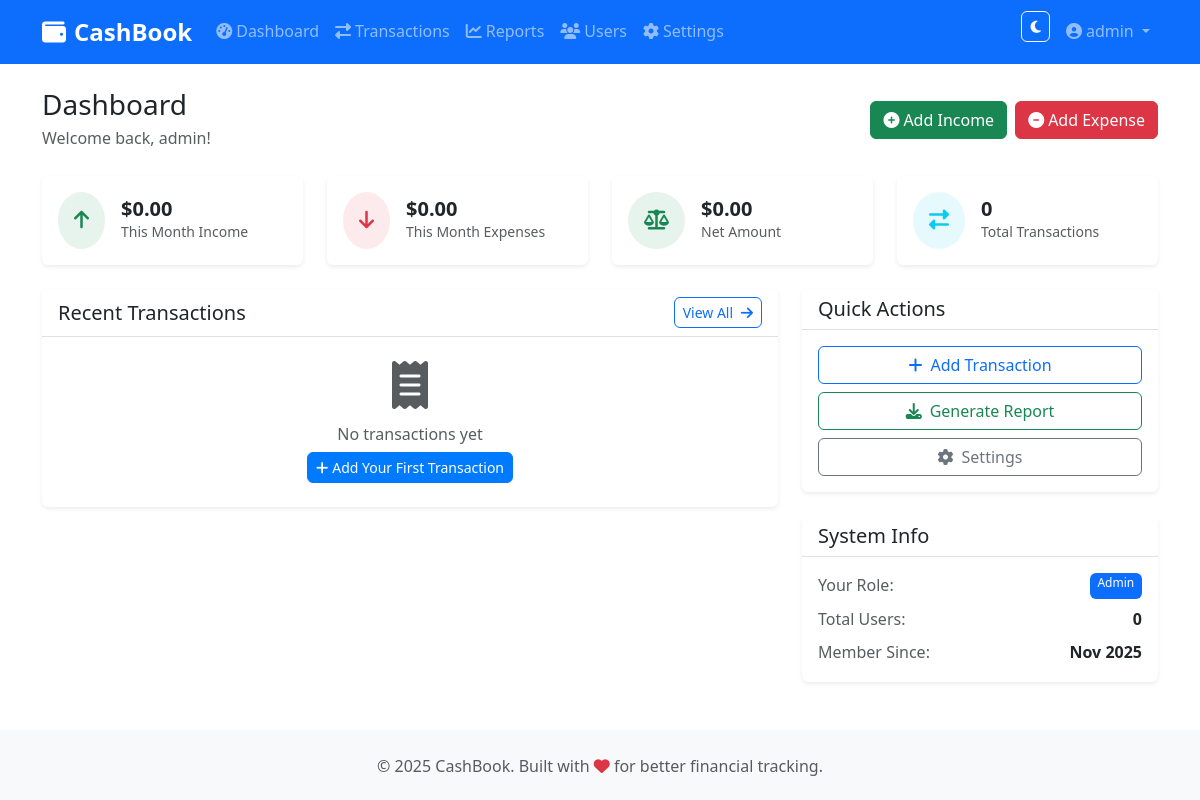
The app's page /dashboard (signed in) with its own data.
### app/models.py (models this page shows)
class User(UserMixin, db.Model):
    __tablename__ = 'users'
    id = db.Column(db.Integer, primary_key=True)
    username = db.Column(db.String(80), unique=True, nullable=False)
    email = db.Column(db.String(120), unique=True, nullable=False)
    password_hash = db.Column(db.String(256), nullable=False)  # Hashed password, never store plain text
    first_name = db.Column(db.String(50))
    last_name = db.Column(db.String(50))
    phone = db.Column(db.String(20))
    _is_active = db.Column('is_active', db.Boolean, default=True)
    created_at = db.Column(db.DateTime, default=datetime.utcnow)
    updated_at = db.Column(db.DateTime, default=datetime.utcnow, onupdate=datetime.utcnow)
    role_id = db.Column(db.Integer, db.ForeignKey('roles.id'), nullable=False)
    transactions = db.relationship('Transaction', backref='user', lazy=True, cascade='all, delete-orphan')
    spending_limits = db.relationship('SpendingLimit', backref='user', lazy=True, cascade='all, delete-orphan')
    @property
    def is_active(self):
        return self._is_active
    @is_active.setter
    def is_active(self, value):
        self._is_active = value
    def get_full_name(self):
        if self.first_name and self.last_name:
            return f"{self.first_name} {self.last_name}"
        return self.username
    def has_permission(self, permission):
        role_permissions = {
            'Admin': ['create', 'read', 'update', 'delete', 'manage_users', 'reports', 'backup'],
            'Manager': ['create', 'read', 'update', 'delete', 'reports'],
            'Viewer': ['read', 'reports']
        }
        return permission in role_permissions.get(self.role.name, [])

class Role(db.Model):
    __tablename__ = 'roles'
    id = db.Column(db.Integer, primary_key=True)  # Primary key
    name = db.Column(db.String(50), unique=True, nullable=False)  # Role name
    description = db.Column(db.Text)  # Role description
    created_at = db.Column(db.DateTime, default=datetime.utcnow)  # Timestamp
    users = db.relationship('User', backref='role', lazy=True)

### app/routes.py (the view)
@main.route('/dashboard')
@login_required
def dashboard():
    stats = get_dashboard_stats(current_user)
    spending_alerts = []
    if current_user.has_permission('read'):
        for limit in current_user.spending_limits:
            if limit.is_active and limit.is_exceeded():
                spending_alerts.append({
                    'limit': limit,
                    'spent': limit.get_spent_amount(),  # MODEL method call
                    'percentage': (limit.get_spent_amount() / limit.amount) * 100
                })
    return render_template('dashboard.html', stats=stats, spending_alerts=spending_alerts)

### app/templates/dashboard.html (shortened to what this page needs)
{% extends "base.html" %}
{% block content %}
<div class="d-flex justify-content-between align-items-center mb-4">
    <div>
        <h1 class="h3 mb-1">Dashboard</h1>
        <p class="text-muted mb-0">Welcome back, {{ current_user.get_full_name() }}!</p>
    </div>
    {% if current_user.has_permission('create') %}
    <div class="d-flex gap-2">
        <a href="{{ url_for('main.add_transaction') }}?type=income" class="btn btn-success">
            <i class="fas fa-plus-circle me-1"></i>Add Income
        </a>
        <a href="{{ url_for('main.add_transaction') }}?type=expense" class="btn btn-danger">
            <i class="fas fa-minus-circle me-1"></i>Add Expense
        </a>
    </div>
    {% endif %}
</div>
<div class="row g-4 mb-4">
    <div class="col-lg-3 col-md-6">
        <div class="card border-0 shadow-sm h-100">
            <div class="card-body">
                <div class="d-flex align-items-center">
                    <div class="flex-shrink-0">
                        <div class="bg-success bg-opacity-10 rounded-circle p-3">
                            <i class="fas fa-arrow-up fa-lg text-success"></i>
                        </div>
                    </div>
                    <div class="flex-grow-1 ms-3">
                        <div class="fw-bold h5 mb-0">{{ format_currency(stats.this_month_income) }}</div>
                        <div class="text-muted small">This Month Income</div>
                    </div>
                </div>
            </div>
        </div>
    </div>
    <div class="col-lg-3 col-md-6">
        <div class="card border-0 shadow-sm h-100">
            <div class="card-body">
                <div class="d-flex align-items-center">
                    <div class="flex-shrink-0">
                        <div class="bg-danger bg-opacity-10 rounded-circle p-3">
                            <i class="fas fa-arrow-down fa-lg text-danger"></i>
                        </div>
                    </div>
                    <div class="flex-grow-1 ms-3">
                        <div class="fw-bold h5 mb-0">{{ format_currency(stats.this_month_expenses) }}</div>
                        <div class="text-muted small">This Month Expenses</div>
                    </div>
                </div>
            </div>
        </div>
    </div>
    <div class="col-lg-3 col-md-6">
        <div class="card border-0 shadow-sm h-100">
            <div class="card-body">
                <div class="d-flex align-items-center">
                    <div class="flex-shrink-0">
                        <div class="bg-{{ 'success' if stats.this_month_net >= 0 else 'warning' }} bg-opacity-10 rounded-circle p-3">
                            <i class="fas fa-balance-scale fa-lg text-{{ 'success' if stats.this_month_net >= 0 else 'warning' }}"></i>
                        </div>
                    </div>
                    <div class="flex-grow-1 ms-3">
                        <div class="fw-bold h5 mb-0">{{ format_currency(stats.this_month_net) }}</div>
                        <div class="text-muted small">Net Amount</div>
                    </div>
                </div>
            </div>
        </div>
    </div>
    <div class="col-lg-3 col-md-6">
        <div class="card border-0 shadow-sm h-100">
            <div class="card-body">
                <div class="d-flex align-items-center">
                    <div class="flex-shrink-0">
                        <div class="bg-info bg-opacity-10 rounded-circle p-3">
                            <i class="fas fa-exchange-alt fa-lg text-info"></i>
                        </div>
                    </div>
                    <div class="flex-grow-1 ms-3">
                        <div class="fw-bold h5 mb-0">{{ stats.total_transactions }}</div>
                        <div class="text-muted small">Total Transactions</div>
                    </div>
                </div>
            </div>
        </div>
    </div>
</div>
<div class="row g-4">
    <div class="col-lg-8">
        <div class="card border-0 shadow-sm">
            <div class="card-header bg-white border-bottom">
                <div class="d-flex justify-content-between align-items-center">
                    <h5 class="mb-0">Recent Transactions</h5>
                    {% if current_user.has_permission('read') %}
                    <a href="{{ url_for('main.transactions') }}" class="btn btn-outline-primary btn-sm">
                        View All <i class="fas fa-arrow-right ms-1"></i>
                    </a>
                    {% endif %}
                </div>
            </div>
            <div class="card-body p-0">
                {% if stats.recent_transactions %}
                <div class="table-responsive">
                    <table class="table table-hover mb-0">
                        <thead class="table-light">
                            <tr>
                                <th>Date</th>
                                <th>Description</th>
                                <th>Category</th>
                                <th class="text-end">Amount</th>
                            </tr>
                        </thead>
                        <tbody>
                            {% for transaction in stats.recent_transactions %}
                            <tr>
                                <td>
                                    <small class="text-muted">{{ transaction.transaction_date.strftime('%m/%d') }}</small>
                                </td>
                                <td>
                                    <div class="d-flex align-items-center">
                                        <span class="badge bg-{{ 'success' if transaction.type == 'income' else 'danger' }} me-2">
                                            <i class="fas fa-{{ 'plus' if transaction.type == 'income' else 'minus' }}"></i>
                                        </span>
                                        {{ transaction.description[:30] }}{% if transaction.description|length > 30 %}...{% endif %}
                                    </div>
                                </td>
                                <td>
                                    <span class="badge" style="background-color: {{ transaction.category.color }};">
                                        {{ transaction.category.name }}
                                    </span>
                                </td>
                                <td class="text-end fw-bold text-{{ 'success' if transaction.type == 'income' else 'danger' }}">
                                    {{ format_currency(transaction.amount) }}
                                </td>
                            </tr>
                            {% endfor %}
                        </tbody>
                    </table>
                </div>
                {% else %}
                <div class="text-center py-4">
                    <i class="fas fa-receipt fa-3x text-muted mb-3"></i>
                    <h6 class="text-muted">No transactions yet</h6>
                    {% if current_user.has_permission('create') %}
                    <a href="{{ url_for('main.add_transaction') }}" class="btn btn-primary btn-sm">
                        <i class="fas fa-plus me-1"></i>Add Your First Transaction
                    </a>
                    {% endif %}
                </div>
                {% endif %}
            </div>
        </div>
    </div>
    <div class="col-lg-4">
        {% if current_user.has_permission('create') %}
        <div class="card border-0 shadow-sm mb-4">
            <div class="card-header bg-white border-bottom">
                <h5 class="mb-0">Quick Actions</h5>
            </div>
            <div class="card-body">
                <div class="d-grid gap-2">
                    <a href="{{ url_for('main.add_transaction') }}" class="btn btn-outline-primary">
                        <i class="fas fa-plus me-2"></i>Add Transaction
                    </a>
                    {% if current_user.has_permission('reports') %}
                    <a href="{{ url_for('main.reports') }}" class="btn btn-outline-success">
                        <i class="fas fa-download me-2"></i>Generate Report
                    </a>
                    {% endif %}
                    <a href="{{ url_for('main.settings') }}" class="btn btn-outline-secondary">
                        <i class="fas fa-cog me-2"></i>Settings
                    </a>
                </div>
            </div>
        </div>
        {% endif %}
        <div class="card border-0 shadow-sm">
            <div class="card-header bg-white border-bottom">
                <h5 class="mb-0">System Info</h5>
            </div>
            <div class="card-body">
                <div class="d-flex justify-content-between mb-2">
                    <span class="text-muted">Your Role:</span>
                    <span class="badge bg-primary">{{ current_user.role.name }}</span>
                </div>
                {% if current_user.has_permission('manage_users') %}
                <div class="d-flex justify-content-between mb-2">
                    <span class="text-muted">Total Users:</span>
                    <span class="fw-bold">{{ stats.total_users }}</span>
                </div>
                {% endif %}
                <div class="d-flex justify-content-between">
                    <span class="text-muted">Member Since:</span>
                    <span class="fw-bold">{{ current_user.created_at.strftime('%b %Y') }}</span>
                </div>
            </div>
        </div>
    </div>
</div>
{% endblock %}

### app/templates/base.html (shortened to what this page needs)
<!DOCTYPE html>
<html lang="en" data-bs-theme="light">
<head>
    <link href="https://cdn.jsdelivr.net/npm/bootstrap@5.3.0/dist/css/bootstrap.min.css" rel="stylesheet">
    <link href="https://cdnjs.cloudflare.com/ajax/libs/font-awesome/6.4.0/css/all.min.css" rel="stylesheet">
    <link href="{{ url_for('static', filename='css/style.css') }}" rel="stylesheet">
</head>
<body>
    <nav class="navbar navbar-expand-lg navbar-dark bg-primary sticky-top">
        <div class="container">
            <a class="navbar-brand fw-bold" href="{{ url_for('main.index') }}">
                <i class="fas fa-wallet me-2"></i>CashBook
            </a>
            <div class="collapse navbar-collapse" id="navbarNav">
                {% if current_user.is_authenticated %}
                <ul class="navbar-nav me-auto">
                    <li class="nav-item">
                        <a class="nav-link" href="{{ url_for('main.dashboard') }}">
                            <i class="fas fa-tachometer-alt me-1"></i>Dashboard
                        </a>
                    </li>
                    {% if current_user.has_permission('read') %}
                    <li class="nav-item">
                        <a class="nav-link" href="{{ url_for('main.transactions') }}">
                            <i class="fas fa-exchange-alt me-1"></i>Transactions
                        </a>
                    </li>
                    {% endif %}
                    {% if current_user.has_permission('reports') %}
                    <li class="nav-item">
                        <a class="nav-link" href="{{ url_for('main.reports') }}">
                            <i class="fas fa-chart-line me-1"></i>Reports
                        </a>
                    </li>
                    {% endif %}
                    {% if current_user.has_permission('manage_users') %}
                    <li class="nav-item">
                        <a class="nav-link" href="{{ url_for('main.users') }}">
                            <i class="fas fa-users me-1"></i>Users
                        </a>
                    </li>
                    {% endif %}
                    <li class="nav-item">
                        <a class="nav-link" href="{{ url_for('main.settings') }}">
                            <i class="fas fa-cog me-1"></i>Settings
                        </a>
                    </li>
                </ul>
                <ul class="navbar-nav">
                    <li class="nav-item">
                        <button class="btn btn-outline-light btn-sm me-2" id="theme-toggle" title="Toggle Dark Mode">
                            <i class="fas fa-moon"></i>
                        </button>
                    </li>
                    <li class="nav-item dropdown">
                        <a class="nav-link dropdown-toggle" href="#" role="button" data-bs-toggle="dropdown">
                            <i class="fas fa-user-circle me-1"></i>{{ current_user.get_full_name() }}
                        </a>
                    </li>
                </ul>
                {% endif %}
            </div>
        </div>
    </nav>
    <main class="container my-4">
        {% block content %}{% endblock %}
    </main>
    <footer class="bg-light py-4 mt-5">
        <div class="container text-center">
            <p class="mb-0 text-muted">
                &copy; 2025 CashBook. Built with <i class="fas fa-heart text-danger"></i> for better financial tracking.
            </p>
        </div>
    </footer>
</body>
</html>

### records on screen
User: get_full_name "admin", created_at "Nov 2025"
Role: role.name "Admin"

### other values on screen
{{ stats.total_transactions }} "0"
{{ stats.total_users }} "0"
